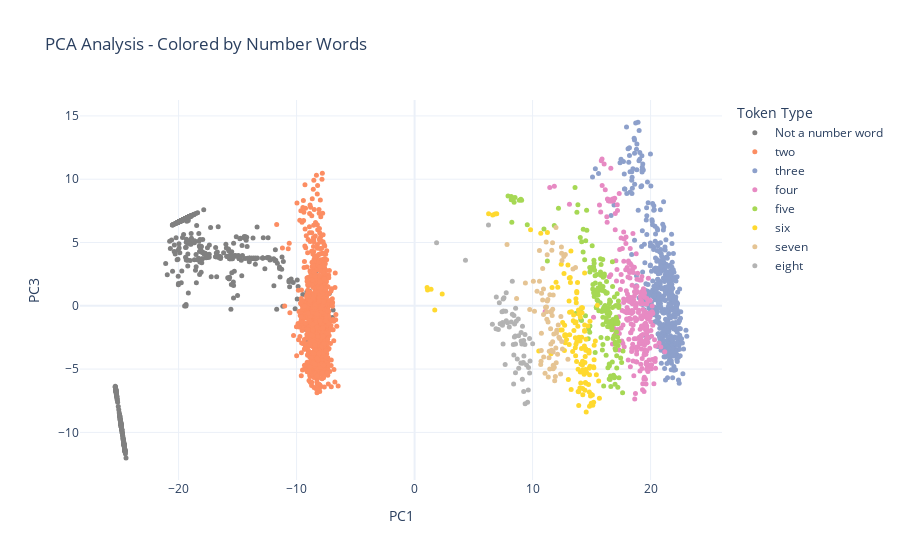

Notebook cell for this chart:
### Code cell
plot_pca_number_words_plotly(pca_df, pca_path, fs_splitting_cluster, save_figs)

### Figure 1 — Plotly figure (JSON) as saved in the notebook; plotly's stock layout.template omitted (floating-point values rounded to 4 significant figures; data arrays with more than 128 entries replaced by an {"elided": "..."} marker saying what was removed)
{"data": [{"customdata": {"elided": "648 str values"}, "hovertemplate": "Token: %{customdata}<br><extra></extra>", "marker": {"color": "grey", "opacity": 1, "size": 5}, "mode": "markers", "name": "Not a number word", "type": "scatter", "x": {"elided": "648 float values"}, "y": {"elided": "648 float values"}}, {"customdata": {"elided": "1082 str values"}, "hovertemplate": "Token: %{customdata}<br><extra></extra>", "marker": {"color": "rgb(252,141,98)", "opacity": 1, "size": 5}, "mode": "markers", "name": "two", "type": "scatter", "x": {"elided": "1082 float values"}, "y": {"elided": "1082 float values"}}, {"customdata": {"elided": "526 str values"}, "hovertemplate": "Token: %{customdata}<br><extra></extra>", "marker": {"color": "rgb(141,160,203)", "opacity": 1, "size": 5}, "mode": "markers", "name": "three", "type": "scatter", "x": {"elided": "526 float values"}, "y": {"elided": "526 float values"}}, {"customdata": {"elided": "286 str values"}, "hovertemplate": "Token: %{customdata}<br><extra></extra>", "marker": {"color": "rgb(231,138,195)", "opacity": 1, "size": 5}, "mode": "markers", "name": "four", "type": "scatter", "x": {"elided": "286 float values"}, "y": {"elided": "286 float values"}}, {"customdata": {"elided": "171 str values"}, "hovertemplate": "Token: %{customdata}<br><extra></extra>", "marker": {"color": "rgb(166,216,84)", "opacity": 1, "size": 5}, "mode": "markers", "name": "five", "type": "scatter", "x": {"elided": "171 float values"}, "y": {"elided": "171 float values"}}, {"customdata": [" six", " six", " six", " six", " six", " Six", " six", " six", " six", " six", " six", " six", " six", "six", "six", " six", "Six", " six", " Six", "Six", " six", " six", " six", "Six", " six", "six", " six", " six", " six", "SIX", "SIX", "SIX", " six", " six", " six", "Six", " six", " six", " six", " six", " six", " six", " six", " six", " six", " six", " six", " six", " six", " six", "Six", " six", " six", " six", " six", " six", " six", "SIX", "SIX", " six", " six", " six", " six", " six", " six", " six", " six", " six", " six", " six", " six", " six", " six", " six", " six", " six", " six", " six", " Six", " six", " six", " six", " six", " six", " Six", " six", " six", " six", "six", " six", " six", " six", " six", " six", " six", " six", " six", " six", " six", " six", " six", " six", " six", " six", " six", " six", " six", " six", " Six", " Six", "six", " six", " six", " six", " six", " six", " six", "Six", " six", "Six", " six", " six", " six", " six", " six", " six", "six"], "hovertemplate": "Token: %{customdata}<br><extra></extra>", "marker": {"color": "rgb(255,217,47)", "opacity": 1, "size": 5}, "mode": "markers", "name": "six", "type": "scatter", "x": [12.43, 13.14, 14.03, 14.37, 15.16, 13.21, 12.72, 12.55, 11.99, 12.77, 13.92, 14.83, 13.92, 6.964, 6.82, 14.81, 13.7, 14.37, 15.49, 13.75, 15.22, 13.93, 14.5, 13.81, 14.55, 11.56, 14.77, 13.86, 14.74, 1.101, 1.062, 1.396, 15.6, 14.23, 14.1, 13.74, 13.48, 13.0, 13.14, 13.63, 14.86, 14.39, 13.67, 15.07, 14.53, 14.16, 13.11, 14.87, 14.4, 13.68, 9.832, 13.5, 13.73, 12.51, 14.83, 15.66, 13.3, 2.341, 1.711, 14.19, 14.41, 14.68, 13.09, 14.05, 13.45, 14.44, 14.08, 14.26, 14.46, 14.69, 15.19, 14.05, 15.18, 15.22, 13.03, 13.27, 13.84, 12.66, 14.41, 14.91, 13.91, 14.01, 13.86, 14.5, 15.32, 14.94, 15.41, 14.23, 6.274, 14.52, 14.79, 14.15, 13.76, 14.44, 13.19, 13.6, 14.78, 15.1, 14.48, 14.97, 14.24, 14.78, 14.25, 13.62, 14.42, 13.89, 14.15, 14.57, 11.26, 10.69, 10.53, 14.52, 12.83, 12.73, 13.65, 12.73, 13.1, 12.14, 13.68, 11.65, 12.36, 13.4, 14.24, 12.88, 12.7, 13.25, 6.623], "y": [3.286, -0.5118, -2.775, -5.402, -4.817, 1.833, -1.532, -1.325, 1.854, -2.921, -6.797, -7.928, -0.6501, 7.269, 7.26, -6.805, 0.2364, -5.362, 0.04004, 1.031, -4.261, -2.475, -3.387, 1.838, -8.391, -3.781, -3.529, -6.77, -6.209, 1.246, 1.448, 1.312, -5.934, -4.668, -4.602, 1.128, -0.7195, 3.232, -2.285, -2.521, -4.773, -3.179, 0.5492, -7.054, -2.646, -2.478, 2.191, -1.222, -1.957, -1.273, 6.014, -1.949, -4.406, -1.914, -5.449, -7.307, -0.4672, 0.9354, -0.3231, -0.5537, -1.52, -3.522, 0.3736, -0.8923, -1.18, -6.663, -6.09, -7.02, -4.005, -1.602, -4.896, -5.229, -7.619, -3.126, -5.816, -6.607, -1.608, 2.549, 2.591, -7.128, -7.884, -6.486, -5.013, -5.04, -2.781, -6.971, -5.455, -0.1616, 7.274, -3.503, -4.926, -3.373, -2.829, -4.472, 2.24, -1.336, -3.629, -7.863, -6.059, -7.707, -6.539, -3.737, -5.043, -3.314, -2.012, -0.3346, -0.1614, -5.278, 5.797, 5.739, -3.563, -6.12, -2.316, -2.282, -3.952, -2.376, -3.055, 1.464, -3.044, 1.451, -1.915, -3.612, -4.379, -2.657, -3.541, 4.325, 7.181]}, {"customdata": [" seven", " seven", " seven", " seven", " seven", " seven", " seven", " seven", " Seven", " Seven", " Seven", " Seven", " seven", " seven", "Seven", " seven", "Seven", " seven", " Seven", "seven", " seven", " seven", " seven", " seven", " seven", " seven", " seven", " seven", " seven", " seven", " seven", " seven", " seven", " seven", " seven", " Seven", " seven", " seven", " seven", " seven", " seven", " seven", " seven", " seven", " seven", " Seven", " seven", " seven", " Seven", "seven", " seven", " seven", " seven", " seven", " seven", " seven", " Seven", " seven", " seven", " seven", " seven", " seven", " seven", " seven", " Seven", " seven", " seven", " seven", " seven", " seven", " seven", " seven", " Seven"], "hovertemplate": "Token: %{customdata}<br><extra></extra>", "marker": {"color": "rgb(229,196,148)", "opacity": 1, "size": 5}, "mode": "markers", "name": "seven", "type": "scatter", "x": [10.07, 11.31, 11.7, 9.759, 11.58, 11.7, 10.59, 11.2, 12.45, 11.63, 12.65, 12.78, 12.05, 12.17, 11.24, 12.23, 10.58, 10.75, 13.64, 8.644, 10.86, 11.61, 11.33, 10.94, 11.46, 11.25, 11.41, 12.53, 11.1, 11.66, 11.74, 11.4, 11.75, 12.4, 10.86, 11.15, 9.392, 10.92, 11.75, 10.76, 11.57, 11.29, 10.38, 11.06, 10.69, 12.47, 11.93, 10.72, 11.69, 7.834, 11.53, 11.21, 10.93, 12.12, 12.29, 12.02, 13.42, 12.38, 11.84, 11.55, 12.47, 11.87, 10.74, 12.0, 12.5, 11.75, 11.97, 11.45, 11.8, 11.18, 10.16, 13.0, 11.98], "y": [1.947, -1.29, -0.2816, -0.3019, -0.4256, -2.847, 1.947, -0.4677, 4.647, 4.379, 3.891, 4.044, -1.939, -1.525, 4.038, -2.487, 4.371, -2.169, 3.029, 0.5836, 2.95, -3.51, -5.631, -4.044, 0.8818, 0.382, -3.599, -3.42, -0.1188, -0.7586, -4.979, -4.111, -4.704, -0.8431, 0.459, 5.03, 1.81, 1.32, 0.8453, 0.9963, -0.485, 0.4882, 1.15, -5.323, -4.636, 4.152, -5.576, -4.376, 4.986, 4.848, -1.814, -1.06, -0.6882, -3.82, -2.583, -2.158, 2.906, -5.385, -4.857, -3.009, -2.829, -5.919, -3.523, -4.496, 3.575, -3.656, -3.333, -5.001, -2.229, -0.09776, -0.4239, -4.214, 6.181]}, {"customdata": [" EIGHT", " eight", "eight", " eight", " eight", " eight", " Eight", " eight", " eight", " eight", " eight", " eight", " eight", " eight", " eight", " eight", " Eight", " eight", " eight", " eight", " eight", " eight", " eight", " eight", " eight", " eight", " eight", " eight", "eight", " eight", " eight", " eight", " eight", " eight", " eight", " eight", " eight", " eight", " eight", " Eight", " Eight", " eight", " eight", " eight", " eight", " eight", " eight", " eight", " eight", " eight", " eight", " eight", " eight", " eight", " eight", " eight", " eight", " eight", " eight", " eight", " eight", " eight", " eight"], "hovertemplate": "Token: %{customdata}<br><extra></extra>", "marker": {"color": "rgb(179,179,179)", "opacity": 1, "size": 5}, "mode": "markers", "name": "eight", "type": "scatter", "x": [4.313, 9.093, 6.592, 8.541, 7.448, 7.477, 9.657, 8.563, 9.218, 6.925, 9.145, 9.635, 8.459, 8.413, 8.552, 8.028, 10.01, 8.824, 9.579, 8.368, 7.677, 9.031, 9.244, 9.032, 7.873, 7.182, 9.489, 7.409, 1.864, 9.355, 9.144, 8.193, 7.72, 7.77, 9.742, 7.5, 9.264, 8.285, 8.421, 8.618, 8.814, 8.476, 8.553, 6.898, 7.767, 9.006, 9.782, 9.352, 7.577, 9.135, 9.369, 7.452, 7.097, 7.251, 9.749, 7.508, 8.704, 9.248, 8.394, 7.534, 8.783, 8.282, 6.262], "y": [3.595, -3.01, -1.448, -2.393, -1.544, -1.332, -4.871, -0.1974, -4.47, 0.7001, -4.534, -6.654, -2.474, -3.895, -5.289, -1.678, -3.003, -4.94, -7.628, -3.066, -4.628, -2.119, -2.746, -2.771, -1.346, 0.2394, -4.682, -0.474, 4.984, -2.274, -1.606, -1.289, -0.4266, -1.187, -2.576, -3.019, -3.959, -0.669, -0.7666, -1.229, -2.364, -1.439, -3.026, -1.806, 1.031, -4.527, -4.358, -3.06, 0.6303, -5.807, -7.737, -1.331, -1.868, -1.427, -5.31, 0.5385, -4.201, -6.767, -6.183, -0.4129, -1.049, 1.93, 6.38]}], "layout": {"hovermode": "closest", "legend": {"bgcolor": "rgba(255, 255, 255, 0.8)", "title": {"text": "Token Type"}, "x": 1.02, "xanchor": "left", "y": 1, "yanchor": "top"}, "showlegend": true, "title": {"text": "PCA Analysis - Colored by Number Words"}, "xaxis": {"title": {"text": "PC1"}}, "yaxis": {"title": {"text": "PC3"}}}}
